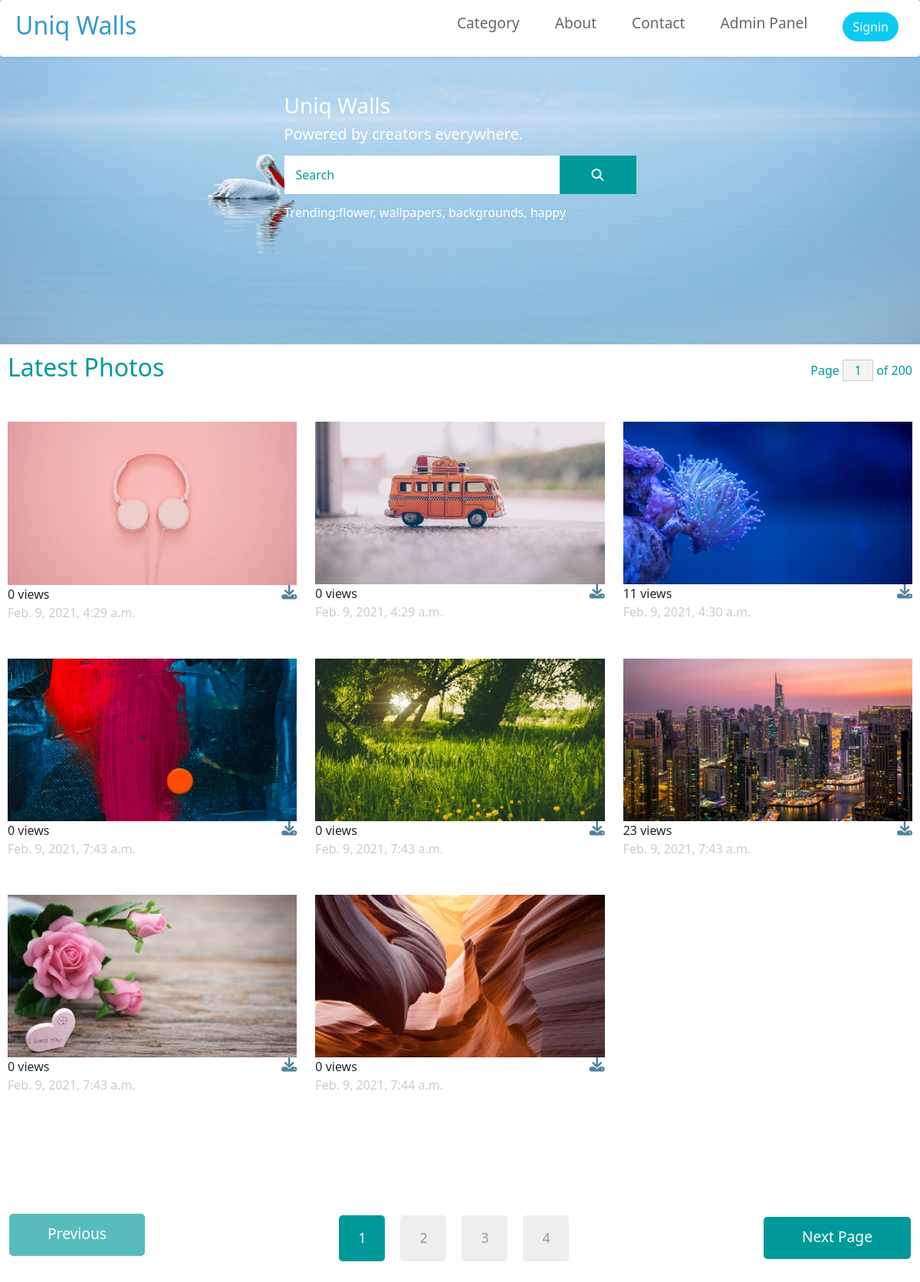
The app's page /, older data.
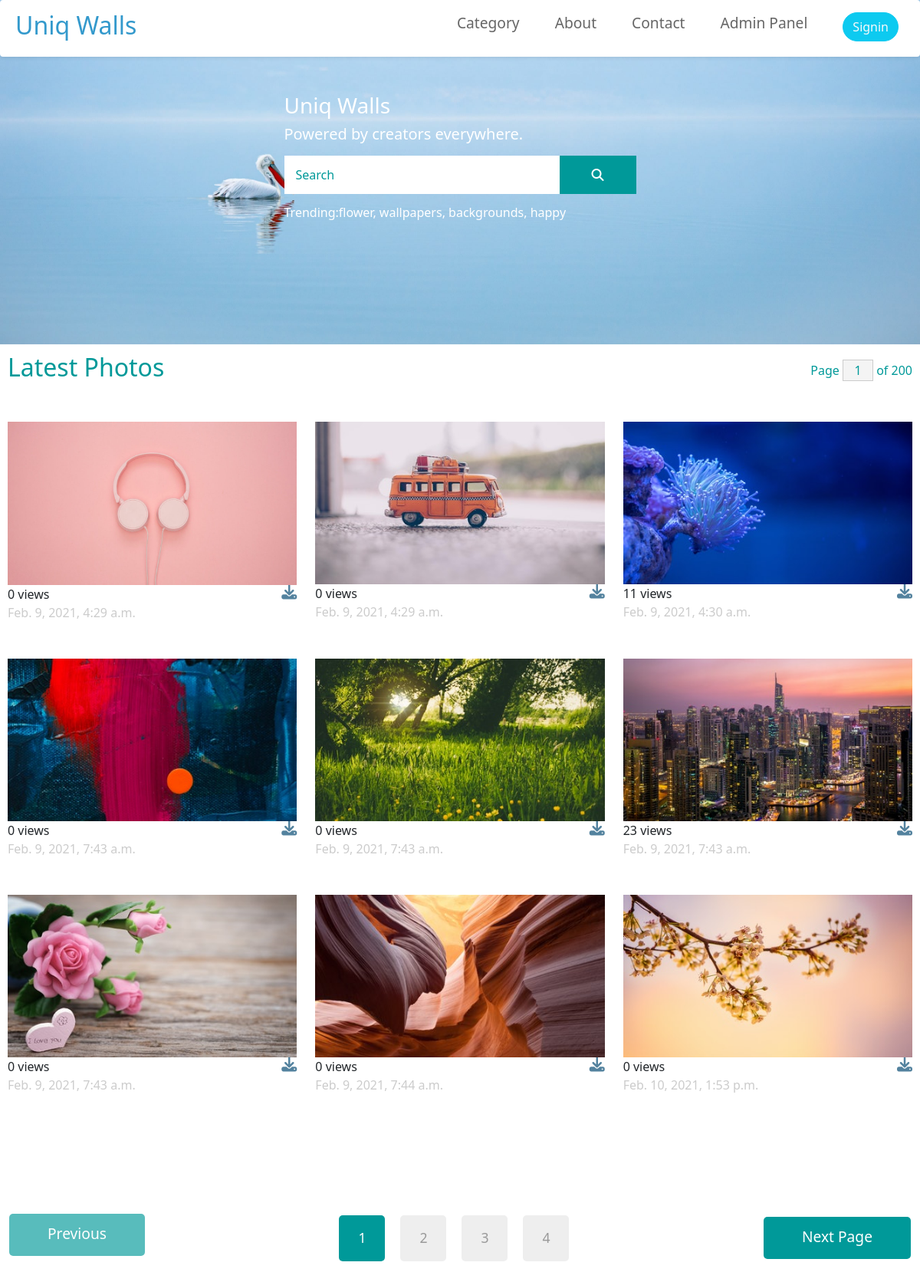
The same page, newer data.
### UniqApp/models.py (models this page shows, shortened)
class Image(models.Model):
    image = models.ImageField(upload_to='dynamic_img')
    title = models.CharField(max_length=100)
    category = models.ForeignKey(Category, on_delete=models.CASCADE)
    date = models.DateTimeField(auto_now_add=True)
    view_count = models.PositiveIntegerField(default=0)

### UniqApp/views.py (the view)
# urls.py: path('', HomeView.as_view(), name="home"),
class HomeView(TemplateView):
    template_name = 'index.html'
    def get_context_data(self, **kwargs):
        context = super().get_context_data(**kwargs)
        context["images"] = Image.objects.all()
        return context

### templates/index.html (shortened to what this page needs)
{% extends 'base.html' %}
{% load static %}
{% block photos %}
<div class="tm-hero d-flex justify-content-center align-items-center" id="serch-div" data-parallax="scroll" id="banner">
    <form class="d-flex tm-search-form" id="search-form">
        <input class="form-control tm-search-input" type="search" placeholder="Search" aria-label="Search">
        <button class="btn btn-outline-info tm-search-btn" type="submit">
            <i class="fas fa-search"></i>
        </button>
        <h3 id="uniq-name">Uniq Walls</h3><br>
        <h5 id="motto">Powered by creators everywhere.</h5>
        <p id="trending">Trending:flower, wallpapers, backgrounds, happy</p>
    </form>
</div>
<div class="row mb-4" id="img-div">
    <h2 class="col-6 tm-text-primary">
        Latest Photos
    </h2>
    <div class="col-6 d-flex justify-content-end align-items-center">
        <form action="" class="tm-text-primary">
            Page <input type="text" value="1" size="1" class="tm-input-paging tm-text-primary"> of 200
        </form>
    </div>
</div>
<div class="row tm-mb-90 tm-gallery" id="img-div">
    {% for img in images %}
        <div class="col-xl-4 col-lg-4 col-md-6 col-sm-6 col-12 mb-5">
            <img src="{{ img.image.url }}" alt="Image" class="img-fluid">
            <a href="{% get_media_prefix %}{{ img.image }}" download="{{ img.title }}.jpg">
                <i style="float: right;" class="fas fa-download fa-lg mt-2"></i>
            </a>
            <span>{{ img.view_count }} views</span><br>
            <span class="tm-text-gray-light">{{ img.date }}</span>
        </div>
    {% endfor %}
</div>
<div class="container-fluid tm-container-content tm-mt-60">
        <div class="row tm-mb-90">
            <div class="col-12 d-flex justify-content-between align-items-center tm-paging-col">
                <a href="javascript:void(0);" class="btn btn-primary tm-btn-prev mb-2 disabled">Previous</a>
                <div class="tm-paging d-flex">
                    <a href="javascript:void(0);" class="active tm-paging-link">1</a>
                    <a href="javascript:void(0);" class="tm-paging-link">2</a>
                    <a href="javascript:void(0);" class="tm-paging-link">3</a>
                    <a href="javascript:void(0);" class="tm-paging-link">4</a>
                </div>
                <a href="javascript:void(0);" class="btn btn-primary tm-btn-next">Next Page</a>
            </div>
        </div>
    </div>
{% endblock %}

Row changes from the older to the newer data that the page shows:
added Image: image (picture), view_count "0", date "Feb. 10, 2021, 1:53 p.m."
